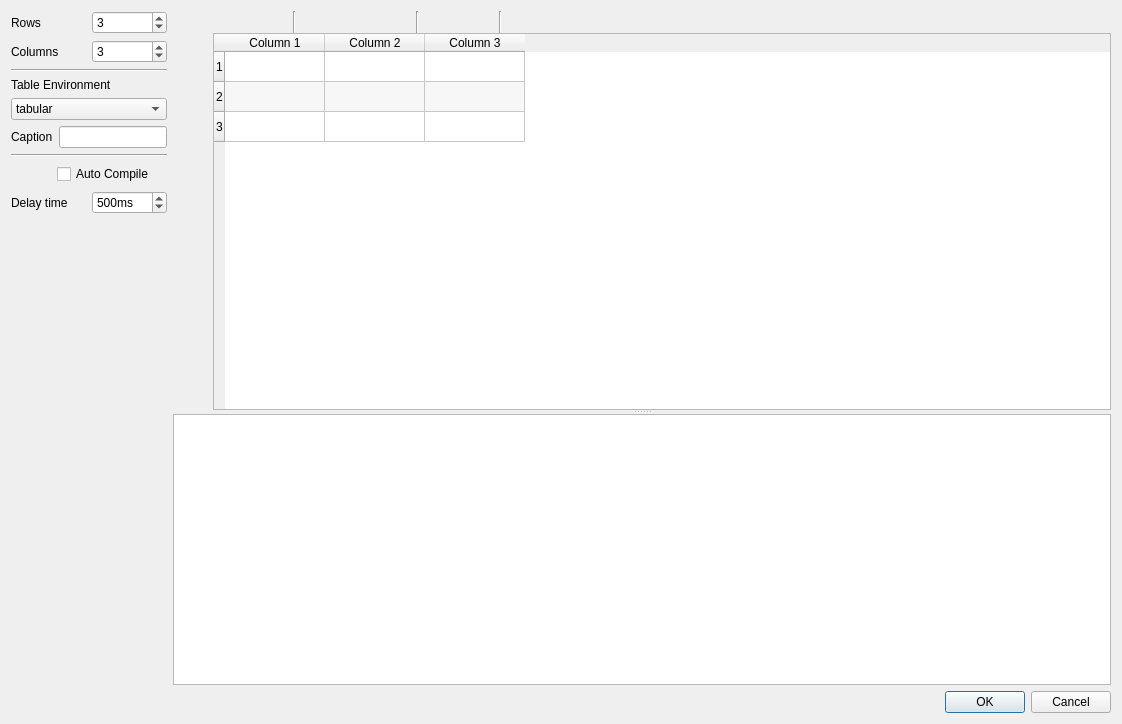
<?xml version="1.0" encoding="UTF-8"?>
<ui version="4.0">
 <class>TableBuilder</class>
 <widget class="QDialog" name="TableBuilder">
  <property name="geometry">
   <rect>
    <x>0</x>
    <y>0</y>
    <width>1122</width>
    <height>724</height>
   </rect>
  </property>
  <property name="windowTitle">
   <string>Dialog</string>
  </property>
  <layout class="QGridLayout" name="gridLayout">
   <item row="0" column="0">
    <layout class="QVBoxLayout" name="verticalLayout_2">
     <item>
      <layout class="QHBoxLayout" name="horizontalLayout_3">
       <item>
        <widget class="QLabel" name="label">
         <property name="text">
          <string>Rows</string>
         </property>
        </widget>
       </item>
       <item>
        <widget class="QSpinBox" name="RowsSpinBox">
         <property name="minimum">
          <number>1</number>
         </property>
         <property name="value">
          <number>3</number>
         </property>
        </widget>
       </item>
      </layout>
     </item>
     <item>
      <layout class="QHBoxLayout" name="horizontalLayout_4">
       <item>
        <widget class="QLabel" name="label_2">
         <property name="text">
          <string>Columns</string>
         </property>
        </widget>
       </item>
       <item>
        <widget class="QSpinBox" name="ColumnsSpinBox">
         <property name="minimum">
          <number>1</number>
         </property>
         <property name="value">
          <number>3</number>
         </property>
        </widget>
       </item>
      </layout>
     </item>
     <item>
      <widget class="Line" name="line_4">
       <property name="orientation">
        <enum>Qt::Horizontal</enum>
       </property>
      </widget>
     </item>
     <item>
      <widget class="QLabel" name="label_3">
       <property name="text">
        <string>Table Environment</string>
       </property>
      </widget>
     </item>
     <item>
      <widget class="QComboBox" name="TableEnvComboBox">
       <item>
        <property name="text">
         <string>tabular</string>
        </property>
       </item>
       <item>
        <property name="text">
         <string>tabularx</string>
        </property>
       </item>
       <item>
        <property name="text">
         <string>longtable</string>
        </property>
       </item>
       <item>
        <property name="text">
         <string>booktabs</string>
        </property>
       </item>
       <item>
        <property name="text">
         <string>tabulararray</string>
        </property>
       </item>
       <item>
        <property name="text">
         <string>ltxtable</string>
        </property>
       </item>
       <item>
        <property name="text">
         <string>xtab</string>
        </property>
       </item>
      </widget>
     </item>
     <item>
      <layout class="QHBoxLayout" name="horizontalLayout_5">
       <item>
        <widget class="QLabel" name="label_4">
         <property name="text">
          <string>Caption</string>
         </property>
        </widget>
       </item>
       <item>
        <widget class="QLineEdit" name="lineEdit">
         <property name="sizePolicy">
          <sizepolicy hsizetype="Preferred" vsizetype="Fixed">
           <horstretch>0</horstretch>
           <verstretch>0</verstretch>
          </sizepolicy>
         </property>
        </widget>
       </item>
      </layout>
     </item>
     <item>
      <widget class="Line" name="line_5">
       <property name="orientation">
        <enum>Qt::Horizontal</enum>
       </property>
      </widget>
     </item>
     <item>
      <layout class="QHBoxLayout" name="horizontalLayout">
       <item>
        <widget class="QPushButton" name="SettingsButton">
         <property name="sizePolicy">
          <sizepolicy hsizetype="Fixed" vsizetype="Fixed">
           <horstretch>0</horstretch>
           <verstretch>0</verstretch>
          </sizepolicy>
         </property>
         <property name="text">
          <string/>
         </property>
         <property name="icon">
          <iconset resource="../images.qrc">
           <normaloff>:/images/media-playback-start.svg</normaloff>:/images/media-playback-start.svg</iconset>
         </property>
         <property name="flat">
          <bool>true</bool>
         </property>
        </widget>
       </item>
       <item>
        <widget class="Switch" name="checkBox">
         <property name="text">
          <string>Auto Compile</string>
         </property>
        </widget>
       </item>
      </layout>
     </item>
     <item>
      <layout class="QHBoxLayout" name="horizontalLayout_6">
       <item>
        <widget class="QLabel" name="label_5">
         <property name="text">
          <string>Delay time</string>
         </property>
        </widget>
       </item>
       <item>
        <widget class="QSpinBox" name="DelaySpinBox">
         <property name="suffix">
          <string>ms</string>
         </property>
         <property name="minimum">
          <number>100</number>
         </property>
         <property name="maximum">
          <number>1000</number>
         </property>
         <property name="singleStep">
          <number>10</number>
         </property>
         <property name="value">
          <number>500</number>
         </property>
        </widget>
       </item>
      </layout>
     </item>
     <item>
      <spacer name="verticalSpacer">
       <property name="orientation">
        <enum>Qt::Vertical</enum>
       </property>
       <property name="sizeHint" stdset="0">
        <size>
         <width>20</width>
         <height>40</height>
        </size>
       </property>
      </spacer>
     </item>
    </layout>
   </item>
   <item row="0" column="1">
    <widget class="QSplitter" name="splitter">
     <property name="orientation">
      <enum>Qt::Horizontal</enum>
     </property>
     <widget class="QSplitter" name="splitter_2">
      <property name="orientation">
       <enum>Qt::Vertical</enum>
      </property>
      <widget class="QWidget" name="">
       <layout class="QVBoxLayout" name="verticalLayout_4">
        <property name="spacing">
         <number>0</number>
        </property>
        <item>
         <layout class="QHBoxLayout" name="horizontalLayout_2">
          <property name="spacing">
           <number>0</number>
          </property>
          <item>
           <widget class="QPushButton" name="AlignLeftButton">
            <property name="text">
             <string/>
            </property>
            <property name="icon">
             <iconset resource="../images.qrc">
              <normaloff>:/images/format-justify-left.svg</normaloff>:/images/format-justify-left.svg</iconset>
            </property>
            <property name="flat">
             <bool>true</bool>
            </property>
           </widget>
          </item>
          <item>
           <widget class="QPushButton" name="AlignCenterButton">
            <property name="text">
             <string/>
            </property>
            <property name="icon">
             <iconset resource="../images.qrc">
              <normaloff>:/images/format-justify-center.svg</normaloff>:/images/format-justify-center.svg</iconset>
            </property>
            <property name="flat">
             <bool>true</bool>
            </property>
           </widget>
          </item>
          <item>
           <widget class="QPushButton" name="AlignRightButton">
            <property name="text">
             <string/>
            </property>
            <property name="icon">
             <iconset resource="../images.qrc">
              <normaloff>:/images/format-justify-right.svg</normaloff>:/images/format-justify-right.svg</iconset>
            </property>
            <property name="flat">
             <bool>true</bool>
            </property>
           </widget>
          </item>
          <item>
           <widget class="Line" name="line">
            <property name="orientation">
             <enum>Qt::Vertical</enum>
            </property>
           </widget>
          </item>
          <item>
           <widget class="QPushButton" name="setCellBoldButton">
            <property name="text">
             <string/>
            </property>
            <property name="icon">
             <iconset resource="../images.qrc">
              <normaloff>:/images/format-text-bold.svg</normaloff>:/images/format-text-bold.svg</iconset>
            </property>
            <property name="flat">
             <bool>true</bool>
            </property>
           </widget>
          </item>
          <item>
           <widget class="QPushButton" name="setCellItalicsButton">
            <property name="text">
             <string/>
            </property>
            <property name="icon">
             <iconset resource="../images.qrc">
              <normaloff>:/images/format-text-italic.svg</normaloff>:/images/format-text-italic.svg</iconset>
            </property>
            <property name="flat">
             <bool>true</bool>
            </property>
           </widget>
          </item>
          <item>
           <widget class="QPushButton" name="setCellUnderlineButton">
            <property name="text">
             <string/>
            </property>
            <property name="icon">
             <iconset resource="../images.qrc">
              <normaloff>:/images/format-text-underline.svg</normaloff>:/images/format-text-underline.svg</iconset>
            </property>
            <property name="flat">
             <bool>true</bool>
            </property>
           </widget>
          </item>
          <item>
           <widget class="Line" name="line_2">
            <property name="orientation">
             <enum>Qt::Vertical</enum>
            </property>
           </widget>
          </item>
          <item>
           <widget class="QPushButton" name="setFontColorButton">
            <property name="text">
             <string/>
            </property>
            <property name="icon">
             <iconset resource="../images.qrc">
              <normaloff>:/images/Font-Color.svg</normaloff>:/images/Font-Color.svg</iconset>
            </property>
            <property name="flat">
             <bool>true</bool>
            </property>
           </widget>
          </item>
          <item>
           <widget class="QPushButton" name="setBackgroundColorButton">
            <property name="text">
             <string/>
            </property>
            <property name="icon">
             <iconset resource="../images.qrc">
              <normaloff>:/images/Background-Color.svg</normaloff>:/images/Background-Color.svg</iconset>
            </property>
            <property name="flat">
             <bool>true</bool>
            </property>
           </widget>
          </item>
          <item>
           <widget class="Line" name="line_3">
            <property name="orientation">
             <enum>Qt::Vertical</enum>
            </property>
           </widget>
          </item>
          <item>
           <widget class="QPushButton" name="MergeCellsButton">
            <property name="toolTip">
             <string>Merge cells</string>
            </property>
            <property name="text">
             <string/>
            </property>
            <property name="icon">
             <iconset resource="../images.qrc">
              <normaloff>:/images/edit-table-cell-merge.svg</normaloff>:/images/edit-table-cell-merge.svg</iconset>
            </property>
            <property name="iconSize">
             <size>
              <width>20</width>
              <height>20</height>
             </size>
            </property>
            <property name="flat">
             <bool>true</bool>
            </property>
           </widget>
          </item>
          <item>
           <widget class="QPushButton" name="SplitCellsButton">
            <property name="toolTip">
             <string>Split cells</string>
            </property>
            <property name="text">
             <string/>
            </property>
            <property name="icon">
             <iconset resource="../images.qrc">
              <normaloff>:/images/edit-table-cell-split.svg</normaloff>:/images/edit-table-cell-split.svg</iconset>
            </property>
            <property name="iconSize">
             <size>
              <width>20</width>
              <height>20</height>
             </size>
            </property>
            <property name="flat">
             <bool>true</bool>
            </property>
           </widget>
          </item>
          <item>
           <widget class="QPushButton" name="AddRowButton">
            <property name="toolTip">
             <string>Add row</string>
            </property>
            <property name="text">
             <string/>
            </property>
            <property name="icon">
             <iconset resource="../images.qrc">
              <normaloff>:/images/edit-table-add-row.svg</normaloff>:/images/edit-table-add-row.svg</iconset>
            </property>
            <property name="iconSize">
             <size>
              <width>20</width>
              <height>20</height>
             </size>
            </property>
            <property name="flat">
             <bool>true</bool>
            </property>
           </widget>
          </item>
          <item>
           <widget class="QPushButton" name="AddColumnButton">
            <property name="toolTip">
             <string>Add column</string>
            </property>
            <property name="text">
             <string/>
            </property>
            <property name="icon">
             <iconset resource="../images.qrc">
              <normaloff>:/images/edit-table-add-column.svg</normaloff>:/images/edit-table-add-column.svg</iconset>
            </property>
            <property name="iconSize">
             <size>
              <width>20</width>
              <height>20</height>
             </size>
            </property>
            <property name="flat">
             <bool>true</bool>
            </property>
           </widget>
          </item>
          <item>
           <widget class="QPushButton" name="DeleteRowButton">
            <property name="toolTip">
             <string>Delete row</string>
            </property>
            <property name="text">
             <string/>
            </property>
            <property name="icon">
             <iconset resource="../images.qrc">
              <normaloff>:/images/edit-table-delete-row.svg</normaloff>:/images/edit-table-delete-row.svg</iconset>
            </property>
            <property name="iconSize">
             <size>
              <width>20</width>
              <height>20</height>
             </size>
            </property>
            <property name="flat">
             <bool>true</bool>
            </property>
           </widget>
          </item>
          <item>
           <widget class="QPushButton" name="DeleteColumnButton">
            <property name="toolTip">
             <string>Delete column</string>
            </property>
            <property name="text">
             <string/>
            </property>
            <property name="icon">
             <iconset resource="../images.qrc">
              <normaloff>:/images/edit-table-delete-column.svg</normaloff>:/images/edit-table-delete-column.svg</iconset>
            </property>
            <property name="iconSize">
             <size>
              <width>20</width>
              <height>20</height>
             </size>
            </property>
            <property name="flat">
             <bool>true</bool>
            </property>
           </widget>
          </item>
          <item>
           <spacer name="horizontalSpacer">
            <property name="orientation">
             <enum>Qt::Horizontal</enum>
            </property>
            <property name="sizeHint" stdset="0">
             <size>
              <width>40</width>
              <height>20</height>
             </size>
            </property>
           </spacer>
          </item>
         </layout>
        </item>
        <item>
         <layout class="QHBoxLayout" name="horizontalLayout_7">
          <property name="spacing">
           <number>0</number>
          </property>
          <item>
           <layout class="QVBoxLayout" name="verticalLayout">
            <property name="spacing">
             <number>0</number>
            </property>
            <item>
             <widget class="QPushButton" name="AddColumnButton_2">
              <property name="toolTip">
               <string>Add column</string>
              </property>
              <property name="text">
               <string/>
              </property>
              <property name="icon">
               <iconset resource="../images.qrc">
                <normaloff>:/images/format-border-set-top.svg</normaloff>:/images/format-border-set-top.svg</iconset>
              </property>
              <property name="iconSize">
               <size>
                <width>20</width>
                <height>20</height>
               </size>
              </property>
              <property name="flat">
               <bool>true</bool>
              </property>
             </widget>
            </item>
            <item>
             <widget class="QPushButton" name="AddRowButton_2">
              <property name="toolTip">
               <string>Add row</string>
              </property>
              <property name="text">
               <string/>
              </property>
              <property name="icon">
               <iconset resource="../images.qrc">
                <normaloff>:/images/format-border-set-bottom.svg</normaloff>:/images/format-border-set-bottom.svg</iconset>
              </property>
              <property name="iconSize">
               <size>
                <width>20</width>
                <height>20</height>
               </size>
              </property>
              <property name="flat">
               <bool>true</bool>
              </property>
             </widget>
            </item>
            <item>
             <widget class="QPushButton" name="SplitCellsButton_2">
              <property name="toolTip">
               <string>Split cells</string>
              </property>
              <property name="text">
               <string/>
              </property>
              <property name="icon">
               <iconset resource="../images.qrc">
                <normaloff>:/images/format-border-set-left.svg</normaloff>:/images/format-border-set-left.svg</iconset>
              </property>
              <property name="iconSize">
               <size>
                <width>20</width>
                <height>20</height>
               </size>
              </property>
              <property name="flat">
               <bool>true</bool>
              </property>
             </widget>
            </item>
            <item>
             <widget class="QPushButton" name="MergeCellsButton_2">
              <property name="toolTip">
               <string>Merge cells</string>
              </property>
              <property name="text">
               <string/>
              </property>
              <property name="icon">
               <iconset resource="../images.qrc">
                <normaloff>:/images/format-border-set-right.svg</normaloff>:/images/format-border-set-right.svg</iconset>
              </property>
              <property name="iconSize">
               <size>
                <width>20</width>
                <height>20</height>
               </size>
              </property>
              <property name="flat">
               <bool>true</bool>
              </property>
             </widget>
            </item>
            <item>
             <widget class="QPushButton" name="DeleteColumnButton_2">
              <property name="toolTip">
               <string>Delete column</string>
              </property>
              <property name="text">
               <string/>
              </property>
              <property name="icon">
               <iconset resource="../images.qrc">
                <normaloff>:/images/format-border-set-all.svg</normaloff>:/images/format-border-set-all.svg</iconset>
              </property>
              <property name="iconSize">
               <size>
                <width>20</width>
                <height>20</height>
               </size>
              </property>
              <property name="flat">
               <bool>true</bool>
              </property>
             </widget>
            </item>
            <item>
             <widget class="QPushButton" name="MergeCellsButton_3">
              <property name="toolTip">
               <string>Merge cells</string>
              </property>
              <property name="text">
               <string/>
              </property>
              <property name="icon">
               <iconset resource="../images.qrc">
                <normaloff>:/images/format-border-set-external.svg</normaloff>:/images/format-border-set-external.svg</iconset>
              </property>
              <property name="iconSize">
               <size>
                <width>20</width>
                <height>20</height>
               </size>
              </property>
              <property name="flat">
               <bool>true</bool>
              </property>
             </widget>
            </item>
            <item>
             <widget class="QPushButton" name="SplitCellsButton_3">
              <property name="toolTip">
               <string>Split cells</string>
              </property>
              <property name="text">
               <string/>
              </property>
              <property name="icon">
               <iconset resource="../images.qrc">
                <normaloff>:/images/format-border-set-internal-horizontal.svg</normaloff>:/images/format-border-set-internal-horizontal.svg</iconset>
              </property>
              <property name="iconSize">
               <size>
                <width>20</width>
                <height>20</height>
               </size>
              </property>
              <property name="flat">
               <bool>true</bool>
              </property>
             </widget>
            </item>
            <item>
             <widget class="QPushButton" name="AddRowButton_3">
              <property name="toolTip">
               <string>Add row</string>
              </property>
              <property name="text">
               <string/>
              </property>
              <property name="icon">
               <iconset resource="../images.qrc">
                <normaloff>:/images/format-border-set-internal-vertical.svg</normaloff>:/images/format-border-set-internal-vertical.svg</iconset>
              </property>
              <property name="iconSize">
               <size>
                <width>20</width>
                <height>20</height>
               </size>
              </property>
              <property name="flat">
               <bool>true</bool>
              </property>
             </widget>
            </item>
            <item>
             <widget class="QPushButton" name="AddColumnButton_3">
              <property name="toolTip">
               <string>Add column</string>
              </property>
              <property name="text">
               <string/>
              </property>
              <property name="icon">
               <iconset resource="../images.qrc">
                <normaloff>:/images/format-border-set-internal.svg</normaloff>:/images/format-border-set-internal.svg</iconset>
              </property>
              <property name="iconSize">
               <size>
                <width>20</width>
                <height>20</height>
               </size>
              </property>
              <property name="flat">
               <bool>true</bool>
              </property>
             </widget>
            </item>
            <item>
             <widget class="QPushButton" name="DeleteRowButton_2">
              <property name="toolTip">
               <string>Delete row</string>
              </property>
              <property name="text">
               <string/>
              </property>
              <property name="icon">
               <iconset resource="../images.qrc">
                <normaloff>:/images/format-border-set-none.svg</normaloff>:/images/format-border-set-none.svg</iconset>
              </property>
              <property name="iconSize">
               <size>
                <width>20</width>
                <height>20</height>
               </size>
              </property>
              <property name="flat">
               <bool>true</bool>
              </property>
             </widget>
            </item>
            <item>
             <spacer name="verticalSpacer_2">
              <property name="orientation">
               <enum>Qt::Vertical</enum>
              </property>
              <property name="sizeHint" stdset="0">
               <size>
                <width>20</width>
                <height>40</height>
               </size>
              </property>
             </spacer>
            </item>
           </layout>
          </item>
          <item>
           <widget class="QTableWidget" name="tableWidget">
            <property name="alternatingRowColors">
             <bool>true</bool>
            </property>
            <property name="verticalScrollMode">
             <enum>QAbstractItemView::ScrollPerItem</enum>
            </property>
            <property name="horizontalScrollMode">
             <enum>QAbstractItemView::ScrollPerItem</enum>
            </property>
            <row>
             <property name="text">
              <string>1</string>
             </property>
            </row>
            <row>
             <property name="text">
              <string>2</string>
             </property>
            </row>
            <row>
             <property name="text">
              <string>3</string>
             </property>
            </row>
            <column>
             <property name="text">
              <string>Column 1</string>
             </property>
            </column>
            <column>
             <property name="text">
              <string>Column 2</string>
             </property>
            </column>
            <column>
             <property name="text">
              <string>Column 3</string>
             </property>
            </column>
           </widget>
          </item>
         </layout>
        </item>
       </layout>
      </widget>
      <widget class="LatexTextWidget" name="TableSourceCode"/>
     </widget>
    </widget>
   </item>
   <item row="1" column="1">
    <widget class="QDialogButtonBox" name="buttonBox">
     <property name="orientation">
      <enum>Qt::Horizontal</enum>
     </property>
     <property name="standardButtons">
      <set>QDialogButtonBox::Cancel|QDialogButtonBox::Ok</set>
     </property>
    </widget>
   </item>
  </layout>
 </widget>
 <customwidgets>
  <customwidget>
   <class>LatexTextWidget</class>
   <extends>QTextEdit</extends>
   <header>latexeditorwidget.h</header>
  </customwidget>
  <customwidget>
   <class>Switch</class>
   <extends>QCheckBox</extends>
   <header>switch.h</header>
  </customwidget>
 </customwidgets>
 <resources>
  <include location="../images.qrc"/>
 </resources>
 <connections>
  <connection>
   <sender>buttonBox</sender>
   <signal>accepted()</signal>
   <receiver>TableBuilder</receiver>
   <slot>accept()</slot>
   <hints>
    <hint type="sourcelabel">
     <x>248</x>
     <y>254</y>
    </hint>
    <hint type="destinationlabel">
     <x>157</x>
     <y>274</y>
    </hint>
   </hints>
  </connection>
  <connection>
   <sender>buttonBox</sender>
   <signal>rejected()</signal>
   <receiver>TableBuilder</receiver>
   <slot>reject()</slot>
   <hints>
    <hint type="sourcelabel">
     <x>316</x>
     <y>260</y>
    </hint>
    <hint type="destinationlabel">
     <x>286</x>
     <y>274</y>
    </hint>
   </hints>
  </connection>
 </connections>
</ui>
